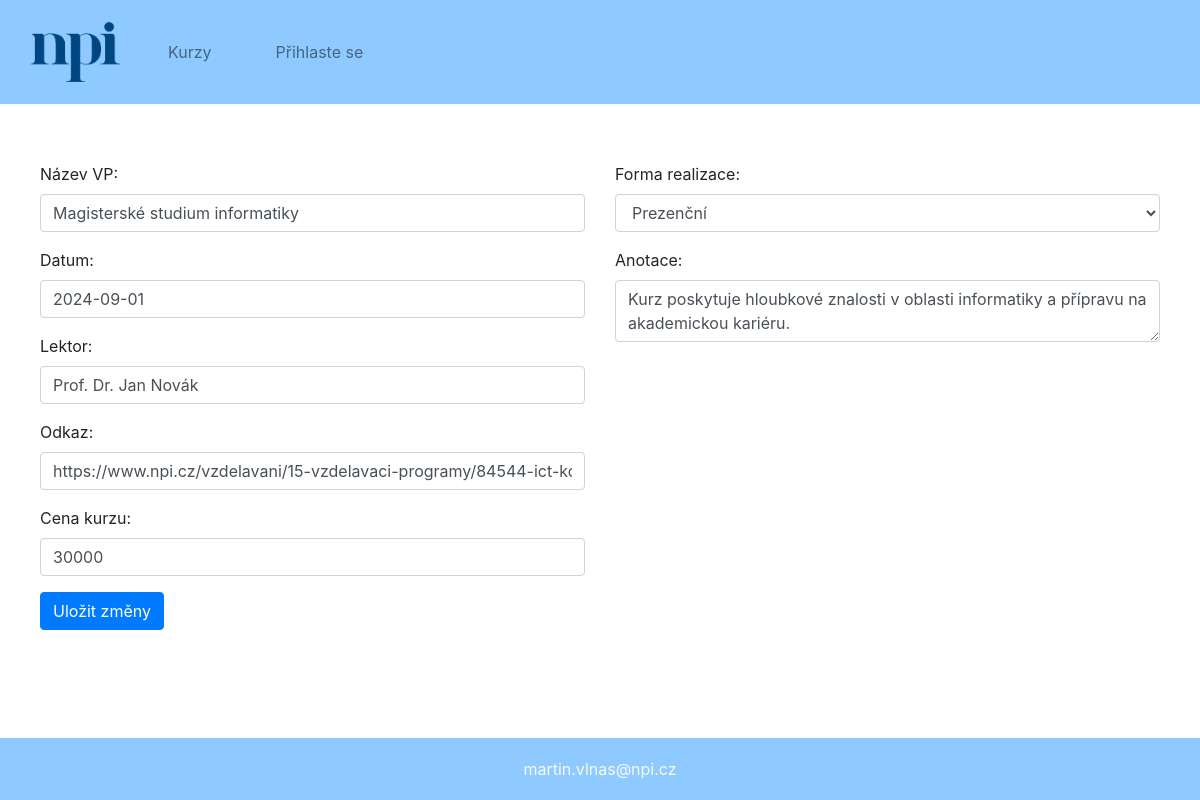
Page /www/html/edit_event.php?id=1 on the earlier database version.
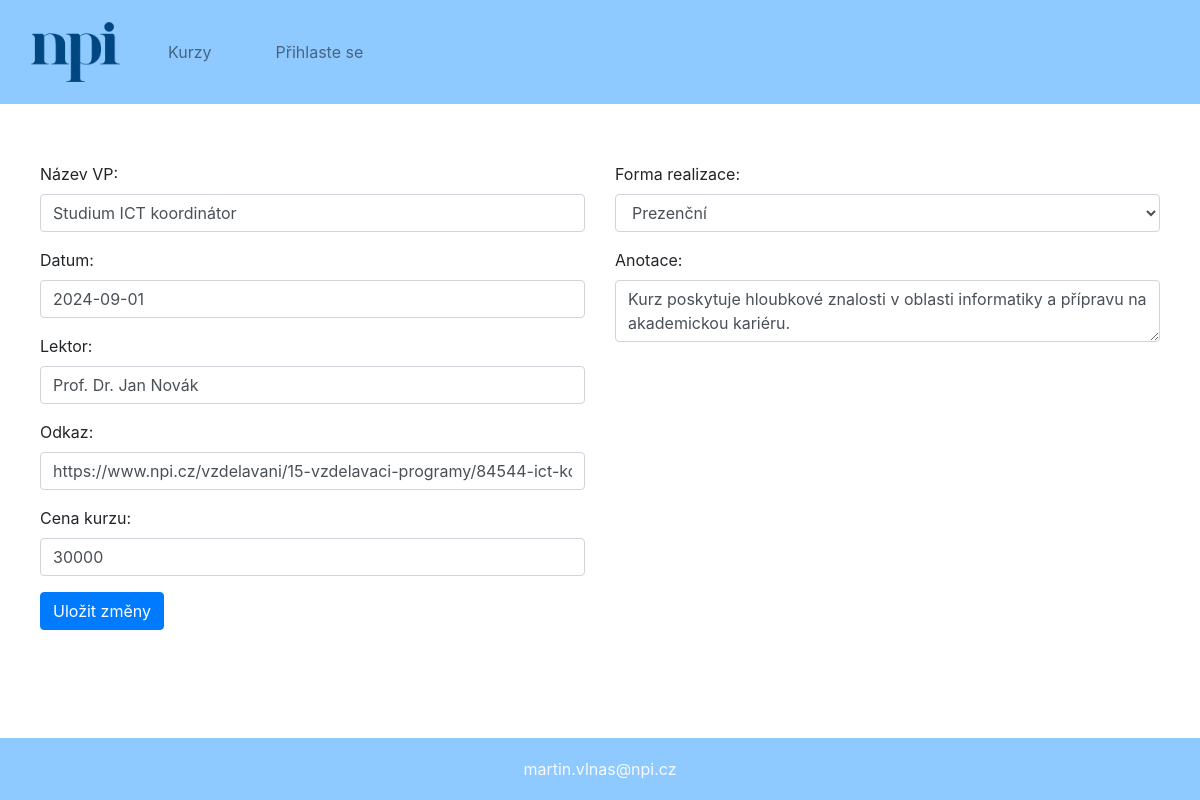
Same page on the later database version.
### tables this page shows
CREATE TABLE `events` (
  `id` int NOT NULL AUTO_INCREMENT,
  `kategorie` varchar(255) NOT NULL,
  `nazev` varchar(255) NOT NULL,
  `datum` varchar(255) NOT NULL,
  `forma` varchar(255) NOT NULL,
  `lektor` varchar(255) NOT NULL,
  `anotace` varchar(10000) NOT NULL,
  `odkaz` varchar(255) NOT NULL,
  `cena` int,
  `zobrazeno` int unsigned NOT NULL DEFAULT 0,
  PRIMARY KEY (`id`)
);

### www/prolog.php (called while the page is built, shortened)
<?php
function isUser(): bool
{
    return isset($_SESSION['jmeno']);
}

### www/html/php/db.php (called while the page is built, shortened)
<?php
$servername = "database";
$username = "admin";
$password = "heslo";
$database = "npi_events";
$db_conn = new mysqli($servername, $username, $password, $database);
function dbQuery($sql, $params = []) {
    global $db_conn;
    $stmt = $db_conn->prepare($sql);
    if ($params && $stmt->bind_param(str_repeat("s", count($params)), ...$params) === false) {
        error_log("Chyba při vázání parametrů: " . $stmt->error);
        return false;
    }
    if ($stmt->execute() === false) {
        error_log("Chyba při vykonávání dotazu: " . $stmt->error);
        return false;
    }
    $result = $stmt->get_result();
    if ($result) {
        return $result->fetch_all(MYSQLI_ASSOC);
    } else {
        return [];
    }
}
function getEventById($id) {
    $res = dbQuery("SELECT * FROM events WHERE id = ?", [$id]);
    return $res;
}
?>

### www/html/edit_event.php (the view, shortened to what this page needs)
<?php
require '../prolog.php';
require INC . '/html_base.php';
require INC . '/html_nav.php';
require PHP . '/db.php';
if (isset($_GET['id'])){
    $eventId = $_GET['id'];
    $eventData = getEventById($eventId);
    if ($eventData){
    ?>
    <div class="container mt-5">
        <form method="post" action="edit_event.php">
            <div class="row">
                <div class="col-md-6">
                    <div class="form-group">
                        <label for="nazev_VP">Název VP:</label>
                        <input type="text" class="form-control" id="nazev_VP" name="nazev_VP" value="<?php echo htmlspecialchars($eventData[0]['nazev']); ?>" required>
                    </div>
                    <div class="form-group">
                        <label for="datum_VP">Datum:</label>
                        <input type="text" class="form-control" id="datum_VP" name="datum_VP" value="<?php echo htmlspecialchars($eventData[0]['datum']); ?>" required>
                    </div>
                    <div class="form-group">
                        <label for="lektor_VP">Lektor:</label>
                        <input type="text" class="form-control" id="lektor_VP" name="lektor_VP" value="<?php echo htmlspecialchars($eventData[0]['lektor']); ?>" required>
                    </div>
                    <div class="form-group">
                        <label for="odkaz_VP">Odkaz:</label>
                        <input type="text" class="form-control" id="odkaz_VP" name="odkaz_VP" value="<?php echo htmlspecialchars($eventData[0]['odkaz']); ?>" required>
                    </div>
                    <div class="form-group">
                        <label for="cena_VP">Cena kurzu:</label>
                        <?php
                            $cena = htmlspecialchars($eventData[0]['cena']);
                            echo "<input type='number'class='form-control' id='cena_VP' name='cena_VP' value='$cena' min='0' step='1' required>"
                         ?>
                    </div>
                </div>
                <div class="col-md-6">
                    <div class="form-group">
                        <label for="eduform-select">Forma realizace:</label>
                        <select class="form-control" id="eduform-select" name="eduform-select">
                            <?php
                            $currentForm = htmlspecialchars($eventData[0]['forma']);
                            $options = ['Prezenční', 'Online'];
                            foreach ($options as $option) {
                                $selected = ($currentForm === $option) ? ' selected' : '';
                                echo "<option value='$option'$selected>$option</option>";
                            }
                            ?>
                        </select>
                    </div>
                    <div class="form-group">
                        <label for="anotace_VP">Anotace:</label>
                        <textarea class="form-control" id="anotace_VP" name="anotace_VP" required><?php echo htmlspecialchars($eventData[0]['anotace']); ?></textarea>
                    </div>
                </div>
            </div>
            <button type="submit" class="btn btn-primary">Uložit změny</button>
        </form>
    </div>
<?php
    }else {
        errorBox("Kurz který chcete upravit není v DB");
    }
}
require INC . '/html_footer.php';
?>

### www/includes/html_base.php (shortened to what this page needs)
<!DOCTYPE html>
<html lang="cs">
<head>
    <link rel="stylesheet" href="styles.css">
    <link rel="stylesheet" href="https://maxcdn.bootstrapcdn.com/bootstrap/4.5.2/css/bootstrap.min.css">
    <link rel="stylesheet" href="https://cdnjs.cloudflare.com/ajax/libs/tempusdominus-bootstrap-4/5.39.0/css/tempusdominus-bootstrap-4.min.css">
</head>
<body>

### www/includes/html_nav.php (shortened to what this page needs)
<nav class="navbar navbar-expand-lg navbar-light my-navbar-color">
    <div class="container-fluid">
        <a class="navbar-brand" href="index.php">
            <img src="/images/npi_icon.png" alt="NPI Karlovy Vary Logo" height="60" width="89">
        </a>
        <div class="collapse navbar-collapse" id="navbarNav">
            <ul class="navbar-nav text-center">
                <li class="nav-item m-3 p-2">
                    <a class="nav-link" href="index.php">Kurzy</a>
                </li>
                <?php if (isUser()): ?>
                <li class="nav-item dropdown m-3 p-2">
                    <a class="nav-link dropdown-toggle" href="#" id="navbarDropdown" role="button" data-toggle="dropdown" aria-haspopup="true" aria-expanded="false">
                        Přidej VP
                    </a>
                    <div class="dropdown-menu" aria-labelledby="navbarDropdown">
                        <a class="dropdown-item" href="add_event.php">Formulářem</a>
                        <a class="dropdown-item" href="upload.php">Nahraj XML</a>
                    </div>
                </li>
                <li class="nav-item m-3 p-2">
                    <a class="nav-link" href="manage.php">Správa kurzů</a>
                </li>
                <li class="nav-item m-3 p-2">
                    <a class="nav-link" href="login.php"><?= "Uživatel: " . htmlspecialchars($_SESSION['jmeno']); ?></a>
                </li>
                <?php else: ?>
                <li class="nav-item m-3 p-2">
                    <a class="nav-link" href="login.php">Přihlaste se</a>
                </li>
                <?php endif; ?>
            </ul>
        </div>
    </div>
</nav>

### www/includes/html_footer.php
    <footer class="bg-light text-center text-lg-start mt-5">
        <div class="panel-footer">
            <a href="mailto:martin.vlnas@npi.cz" class="text-light">martin.vlnas@npi.cz</a>
        </div>
    </footer>
</body>
</html>

### www/html/styles.css (style rules this page uses)
.panel-footer { position: fixed; padding: 1.2em; background-color:#8ecaff; left: 0; bottom: 0; width: 100%; }
.my-navbar-color { background-color: #8ecaff; }
footer { position: fixed !important; bottom: 0 !important; width: 100% !important; z-index: 1 !important; background-color: #f8f9fa !important; padding: 10px 0 !important; }
body { padding-bottom: 50px !important; }
.container { padding: 10px !important; }

Differences in the rows shown:
changed events "Prof. Dr. Jan Novák": nazev_VP "Magisterské studium informatiky" → "Studium ICT koordinátor"
